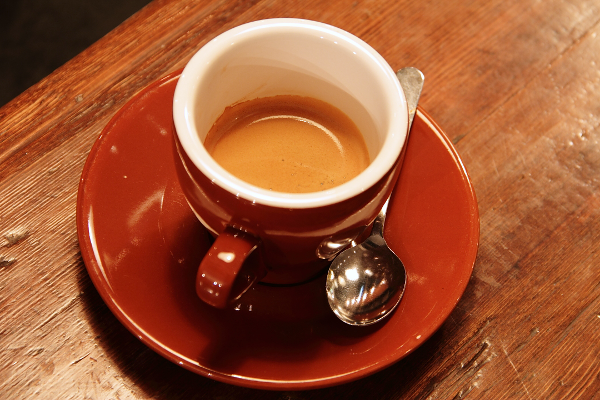
#> input picture skimage.data.coffee(), 600 x 400 px
$ jupyter execute 'CM-Chapitre-1 [Présentation du traitement d'"'"'image et de scikit-image].ipynb'
#> lines starting #> are read from the running program, lines starting #| are printed output that depends on the picture; after the words box and inside, x2 and y2 are one past the last pixel; in counts of white or black regions, pixels touching at a corner belong together
# 📘 Traitement des images
Le traitement d'images est une méthode permettant d'effectuer des opérations sur des images, afin de les améliorer ou d'en extraire des informations utiles, de les analyser et de prendre des décisions.
En quantifiant les informations contenues dans les images, nous pouvons effectuer des calculs. Le traitement d'images est un sous-ensemble de la vision par ordinateur.

### Applications
- Analyse d'images médicales
- Intelligence artificielle
- Restauration et amélioration d'images
- Informatique géospatiale
- Surveillance
- Vision robotique
- Sécurité automobile
- Etc.

### Objectifs
1. Visualisation: d'objets qui ne sont pas visibles,
2. Accentuation et restauration d'images: débruitage d'une image,
3. Recherche d'images: trouver Charlie dans une image,
4. Mesure de surface: mesurer la surface de divers objets dans une image,
5. Reconnaissance d'image: distinguer les objets dans une image.

<br/><br/>

## 📌 Introduction à scikit-image
scikit-image est une bibliothèque de traitement d'images en Python facile à utiliser.
Scikit-image utilise l'apprentissage automatique, des fonctions intégrées et peut effectuer des opérations complexes sur des images.

<br/><br/>

## 📌 Une image ?
Commençons par les images ! Une image numérique est un tableau, ou une matrice, de pixels carrés (éléments d'image) disposés en colonnes et en rangées : en d'autres termes, une matrice bidimensionnelle.

Ces pixels contiennent notamment des données concernant la couleur et l'intensité.
Voici un exemple de la matrice d'une image en niveaux de gris en 2D.
Nous pouvons voir ici que la première image est une image pixellisée. Les chiffres que nous voyons en haut de l'image suivante, à côté de la première, correspondent à l'intensité de chaque pixel de l'image.
Donc au final, une image peut être traitée comme une matrice d'intensités.

## 📌 Des images de scikit-image
Scikit-image fournit quelques images à des fins de test, dans un module appelé data.
Si nous voulons charger l'image colorée d'une fusée, nous pouvons le faire en : important data de skimage. Et ensuite, à partir de data, appeler une méthode nommée rocket.

```python
from skimage import data
rocket_image = data.rocket()
```

<br/>

## 📌 Canaux RGB et images en niveaux de gris
Les images couleur bidimensionnelles sont souvent représentées par des tableaux bidimensionnels à trois couches RGB, où les trois couches représentent les canaux rouge, vert et bleu de l'image.

Les images en niveaux de gris n'ont que des nuances de noir et de blanc.
Souvent, l'intensité des niveaux de gris est stockée sous la forme d'un nombre entier de 8 bits, ce qui donne 256 niveaux de gris différents possibles (de 0 à 255).
Les images en niveaux de gris ne contiennent de fait pas d'informations sur les couleurs.

<br/>

## 📌 Canaux RGB et images en niveaux de gris
Les images RGB ont trois canaux de couleur, tandis que les images en niveaux de gris ont un seul canal.
Nous pouvons convertir une image avec des canaux RGB en niveaux de gris en utilisant la fonction rgb2gray() fournie dans le module de couleur.
Nous pouvons également transformer les niveaux de gris en RGB en utilisant gray2rgb().
```python
from skimage import color
grayscale = color.rgb2gray(original)
rgb = color.gray2rgb(grayscale)
```

##### Importation des librairies

[cell 1]
import numpy as np
import matplotlib.pyplot as plt

def show_image(image, title='Image', cmap_type='gray'):
    plt.imshow(image, cmap=cmap_type)
    plt.title(title)
    plt.axis('off')

## 📝Cette image est-elle monochrome ou couleur ?

Quelle est la différence entre les deux images affiché ci-dessus ?

[cell 2]
from skimage import data

coffee_image = data.coffee()
#> coffee_image is the input picture: shape (400, 600, 3); mean R, G, B 158.6, 85.8, 51.5
coins_image = data.coins()
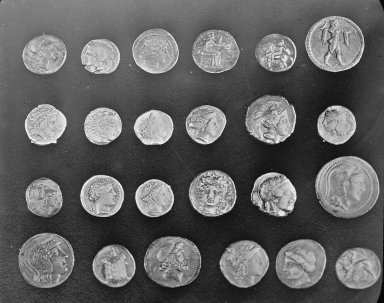
#> input picture skimage.data.coins(), 384 x 303 px
#> coins_image is the input picture: shape (303, 384); min 1, max 252, mean 96.9

[cell 3]
coffee_image.shape
#> Out = (400, 600, 3)

[cell 4]
coins_image.shape
#> Out = (303, 384)

## 📝RGB vers monochrome
Dans cet exercice, nous allons charger une image à partir des données du module scikit-image et la rendre en niveaux de gris, puis comparer les deux dans la sortie.

[cell 5]
from skimage import color

# Chargement de l'image de la fusée
rocket = data.rocket()
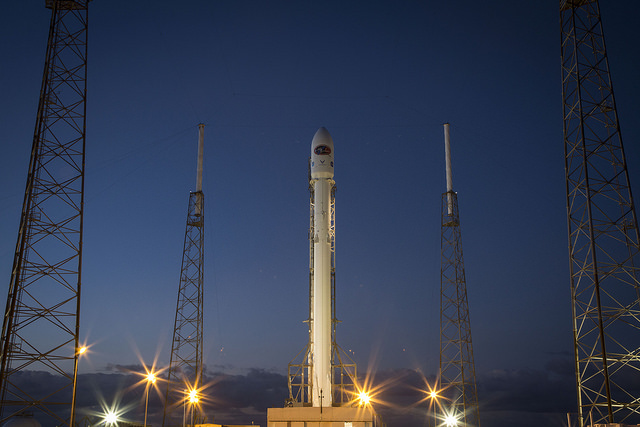
#> input picture skimage.data.rocket(), 640 x 427 px
#> rocket is the input picture: shape (427, 640, 3); mean R, G, B 52.3, 61.3, 82.3

# Convertir l'image en niveaux de gris
gray_scaled_rocket = color.rgb2gray(rocket)

# Afficher l'image originale
show_image(rocket, 'Image RGB originale');

[cell 6]
show_image(gray_scaled_rocket, 'Image en niveaux de gris')

<br/><br/>

# 📘 NumPy pour les images
Avec NumPy, nous pouvons mettre en pratique des techniques simples de traitement d'images, comme le retournement d'images, l'extraction de caractéristiques et leur analyse.

## 📌 Images en tant que NdArrays
Imaginons que nous ayons une image et que nous la chargions en utilisant la fonction imread() de matplotlib.
Si vous vérifiez son type, en utilisant la fonction python type(), vous pouvez voir qu'il s'agit d'un objet numpy ndarray.
Comme les images peuvent être représentées par des tableaux multidimensionnels NumPy (ou "NdArrays"), les méthodes NumPy de manipulation des tableaux fonctionnent bien sur ces images.

```python
# Chargement de l'image avec Matplotlib
madrid_image = plt.imread('data/CM_SampleImages/Chapter1/madrid.png')
type(madrid_image)
```

<code> class 'numpy.ndarray'  </code>

## 📌 NumPy
Une image couleur est un tableau NumPy avec une troisième dimension pour les canaux de couleur.
Nous pouvons découper le tableau multidimensionnel et obtenir ces canaux séparément (slicing).

### Color
```python
# Obtention des valeurs rouges de l'image
red = image[:, :, 0]
# Obtention des valeurs vertes de l'image
green = image[:, :, 1]
# Obtention des valeurs de bleu de l'image
blue = image[:, :, 2]
```

```python
plt.imshow(red, cmap="gray")
plt.title('Rouge')
plt.axis('off')
plt.show()
```

### Dimensions
Tout comme avec les tableaux NumPy, nous pouvons obtenir la forme des images.
Cette image de Madrid mesure 426 pixels de haut et 640 pixels de large.
Elle possède trois couches pour la représentation des couleurs : c'est une image RGB.
Elle a donc une forme de (426, 640, 3).
```python
# Accès à la dimension de l'image
madrid_image.shape
```
<code>(426, 640, 3)</code>

### Tailles
Et un nombre total de pixels de 817920.
```python
# Accès à la taille de l'image
madrid_image.size
```
<code>817920</code>

### Retournement d'une image : verticalement
Nous pouvons retourner l'image verticalement en utilisant la méthode flipud().
Comme vous l'avez vu dans la section précédente, nous utilisons la fonction show_image() pour afficher une image.

[cell 7]
madrid_image = plt.imread("data/CM_SampleImages/Chapter1/madrid.png")
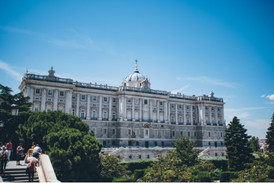
#> input picture data/CM_SampleImages/Chapter1/madrid.png, 274 x 183 px, shrunk from 526 x 351 before the run
#> madrid_image is the input picture: shape (183, 274, 4) float32; mean R, G, B, A 0.335, 0.51, 0.601, 1

# Retournement vertical de l'image
vertically_flipped = np.flipud(madrid_image)
show_image(vertically_flipped, 'Image retournée verticalement')

### Retournement horizontal de l'image :
Nous pouvons retourner l'image horizontalement à l'aide de la méthode fliplr().

[cell 8]
# Retournement horizontal de l'image
horizontally_flipped = np.fliplr(madrid_image)
show_image(horizontally_flipped, 'Image retournée horinzontalement')

<br/></br>

## 📌 Histogramme
Un histogramme d'image est une distribution de valeurs en niveaux de gris montrant la fréquence d'occurrence de chaque valeur en niveaux de gris.
Pour une image de 1024 × 1024 × 8 bits, l'abscisse va de 0 à 255 ; le nombre total de pixels est égal à 1024 × 1024.

### Applications des histogrammes
- Analyse
- Seuillage
- Luminosité et contraste
- Égalisation d'une image

### Histogrammes dans Matplotlib
Matplotlib possède une méthode d'histogramme.
Elle prend un tableau d'entrée (fréquence) et le nombre de cases comme paramètres.
Nous obtenons le canal de couleur rouge de l'image en la découpant (slicing).
Nous utilisons ensuite la fonction histogramme.
On utilise ravel pour obtenir un tableau continu aplati à partir des valeurs de couleur de l'image, dans ce cas le rouge.
En entrée de la fonction de calcul d'histogramme on passe ainsi le tableau des pixels rouges applati et les bins comme paramètres.
Nous définissons les bins à 256 parce que nous allons montrer le nombre de pixels pour chaque valeur de pixel, c'est-à-dire de 0 à 255.
Cela signifie que vous avez besoin de 256 valeurs pour afficher l'histogramme.

```python
# Couleur rouge de l'image
red = image[:, :, 0]
# Obtenir l'histogramme rouge
plt.hist(red.ravel(), bins=256)
```

### Visualisation d'histogrammes avec Matplotlib
Donc pour l'afficher, une fois que nous obtenons la couleur bleue de l'image et utilisons la méthode hist, en passant le tableau et les bins à mettre dans le graphique. Tracez-le en utilisant plt.show()

```python
blue = image[:, :, 2]
plt.hist(blue.ravel(), bins=256)
plt.title('Histogramme des bleus')
plt.show()
```

## 📝Retournement
Pour faire une farce, quelqu'un a retourné l'image d'un album photo d'un voyage à Séville, à l'envers et à l'endroit !
Maintenant, nous devons redresser l'image en la retournant.

À l'aide des méthodes NumPy apprises dans le cours, retournez l'image horizontalement et verticalement. Affichez ensuite l'image corrigée à l'aide de la fonction show_image().

[cell 9]
flipped_seville = plt.imread('data/CM_SampleImages/Chapter1/sevilleup.jpg')
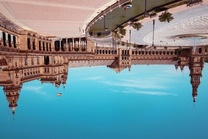
#> input picture data/CM_SampleImages/Chapter1/sevilleup.jpg, 208 x 139 px, shrunk from 400 x 267 before the run
#> flipped_seville is the input picture: shape (139, 208, 3); mean R, G, B 113.5, 143, 151.2

# Flip the image vertically
seville_vertical_flip = np.flipud(flipped_seville)

# Flip the previous image horizontally
seville_horizontal_flip = np.fliplr(seville_vertical_flip)

# Show the resulting image
show_image(seville_horizontal_flip, 'Seville')

## 📝 Histogrammes
Dans cet exercice, vous allez analyser la quantité de rouge dans l'image.
Pour ce faire, l'histogramme du canal rouge sera calculé pour l'image montrée ci-dessous.
L'extraction d'informations à partir d'images est une partie fondamentale de l'amélioration d'images.
Ainsi, vous pouvez équilibrer le rouge et le bleu pour rendre l'image plus froide ou plus chaude.

Vous utiliserez hist() pour afficher les 256 intensités différentes de la couleur rouge.
Et ravel() pour faire de ces valeurs de couleur un tableau à une seule dimension.

[cell 10]
image = plt.imread('data/CM_SampleImages/Chapter1/portrait.png')
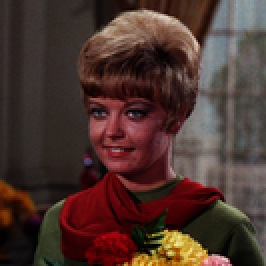
#> input picture data/CM_SampleImages/Chapter1/portrait.png, 133 x 133 px, shrunk from 256 x 256 before the run (shown 2 times larger)
#> image is the input picture: shape (133, 133, 3) float32; mean R, G, B 0.297, 0.206, 0.182

# Obtain the red channel
red_channel = image[:, :, 0]

# Plot the the red histogram with bins in a range of 256
plt.hist(red_channel.ravel(), bins=256, color='red');

# Set title
plt.title('Histograme des rouges');
#> figure, not shown here; tallest bar 351 high, from x = 0.199 to 0.203

<br/><br/>

# 📘 Seuillage
Le seuillage est utilisé pour séparer l'arrière-plan et le premier plan des images en niveaux de gris, en les rendant essentiellement noires et blanches.
Nous comparons chaque pixel à une valeur seuil donnée.
Si le pixel est inférieur à cette valeur, nous le rendons blanc. Si elle est supérieure, nous le rendons noir.

Le seuillage est la méthode la plus simple de segmentation d'images, un sujet que nous aborderons plus en détail par la suite. Le seuillage nous permet d'isoler des éléments et est utilisé dans la détection d'objets, la reconnaissance faciale et d'autres applications.

Il fonctionne mieux dans les images en niveaux de gris à fort contraste.
Pour seuiller des images en couleur, nous devons d'abord les convertir en niveaux de gris.

## 📌 Mise en application
Une fois l'image chargée, nous devons définir la valeur du seuil.
Nous la fixons temporairement à 127, point médian entre 0 et 255.
Nous appliquons le seuillage à une image en utilisant l'opérateur '>' suivi par la valeur du seuil.
Enfin, nous affichons l'image seuillée en utilisant show_image().

##### Thresholding
```python
#Obtain the optimal threshold value
thresh = 127

# Apply thresholding to the image
binary = image > thresh

# Show the original and thresholded
show_image(image, 'Originale')
show_image(binary, 'Seuillée')
```

##### Thresholding-Inverted
```python
#Obtain the optimal threshold value
thresh = 127

# Apply thresholding to the image
inverted_binary = image <= thresh

# Show the original and thresholded
show_image(image, 'Originale')
show_image(inverted_binary, 'Seuillée')
```

<br/><br/>

## 📌Catégories
- **Global ou basé sur l'histogramme:** bon pour les arrière-plans uniformes
- **Local ou adaptatif:** pour un éclairage de fond irrégulier

**Note:** Le seuillage local est plus lent que le seuillage global.

### Essai de plusieurs algorithmes de seuillage
```python
from skimage.filters import try_all_threshold

# Obtenir toutes les images résultantes
fig, ax = try_all_threshold(image, verbose=False)

# Afficher les tracés résultants
show_plot(fig, ax)
```

## 📌 Valeur de seuillage optimale
Lorsque l'arrière-plan d'une image semble uniforme, le seuillage global fonctionne le mieux.
Auparavant, nous avons fixé arbitrairement la valeur du seuil, mais nous pouvons aussi calculer la valeur optimale.
Pour cela, nous importons la fonction threshold_otsu() du module filters.
Ensuite, nous obtenons la valeur optimale du seuil global en appelant cette fonction.
Appliquer le seuil local à l'image.

#### Global (Uniform background)
```python
# Importer la fonction de seuil otsu
from skimage.filters import threshold_otsu

# Obtenir la valeur optimale du seuil
thresh = threshold_otsu(image)

# Appliquer le seuillage à l'image
binary_global = image > thresh

# Afficher l'image originale et l'image binarisée
show_image(image, 'Originale')
show_image(binary_global, 'Seuillage global')
```
Si l'image n'a pas un contraste élevé ou si l'arrière-plan est irrégulier, le seuillage local donne de meilleurs résultats.
Importez la fonction threshold_local(), également issue des filtres. Avec cette fonction, nous calculons les seuils dans de petites régions de pixels entourant chaque pixel que nous binarisons. Nous devons donc spécifier une taille de bloc pour entourer chaque pixel: également connu sous le nom de voisinages locaux.
Et un offset optionnel, qui est une constante soustraite de la moyenne des blocs pour calculer la valeur du seuil local.

#### Local (fond irrégulier)
```python
# Importez la fonction de seuil local
from skimage.filters import threshold_local

# Définir la taille du bloc à 35
block_size = 35

# Obtenir le seuillage local optimal
local_thresh = threshold_local(text_image, block_size, offset=10)

# Appliquer le seuillage local et obtenir l'image binaire
binary_local = text_image > local_thresh

# Afficher l'image originale et l'image binarisée
show_image(image, 'Originale')
show_image(binary_local, 'Seuillage local')
```

## 📝 Application du seuillage global
Appliquer un seuillage global Dans cet exercice, vous allez transformer une photographie en binaire afin de pouvoir séparer le premier plan de l'arrière-plan.

Pour ce faire, vous devez importer les modules requis, charger l'image, obtenir la valeur de seuillage optimale en utilisant <code>threshold_otsu()</code> et l'appliquer à l'image.

Vous verrez l'image binarisée résultante lorsque vous utiliserez la fonction <code>show_image()</code>, expliquée précédemment.

[cell 11]
from skimage.filters import threshold_otsu

chess_pieces_image = plt.imread('data/CM_SampleImages/Chapter1/bw.jpg')
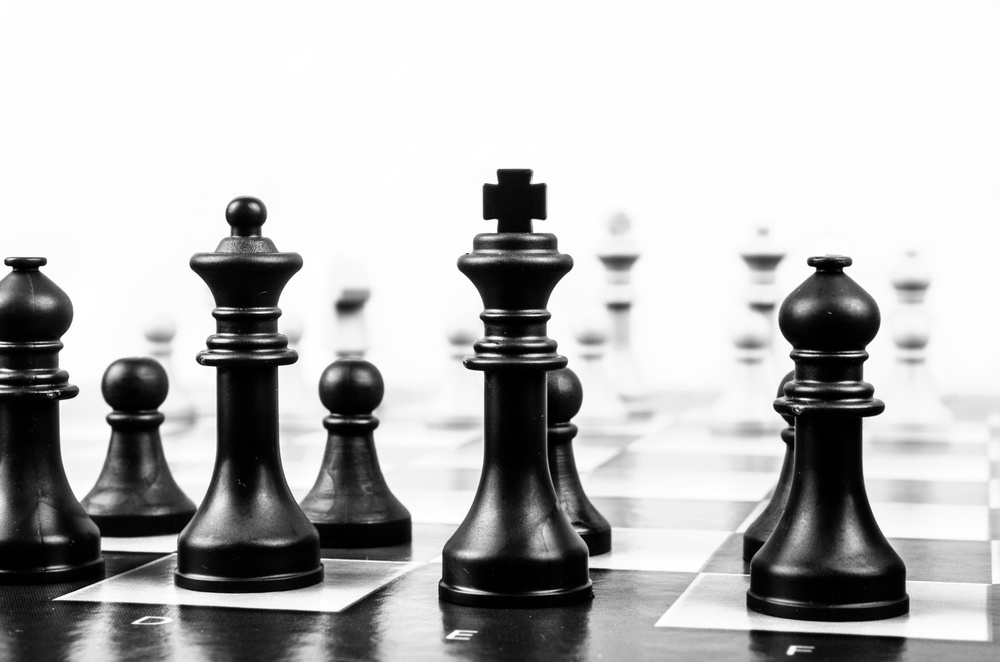
#> input picture data/CM_SampleImages/Chapter1/bw.jpg, 1000 x 662 px, shrunk from 1920 x 1271 before the run
#> chess_pieces_image is the input picture: shape (662, 1000, 3); min 0, max 255, mean 185.6

# Rendre l'image en niveaux de gris en utilisant rgb2gray
chess_pieces_image_gray = color.rgb2gray(chess_pieces_image)

# Obtenir la valeur de seuil optimale avec otsu
thresh = threshold_otsu(chess_pieces_image_gray)
#> thresh = 0.553

# Appliquer le seuillage à l'image
binary = chess_pieces_image_gray > thresh
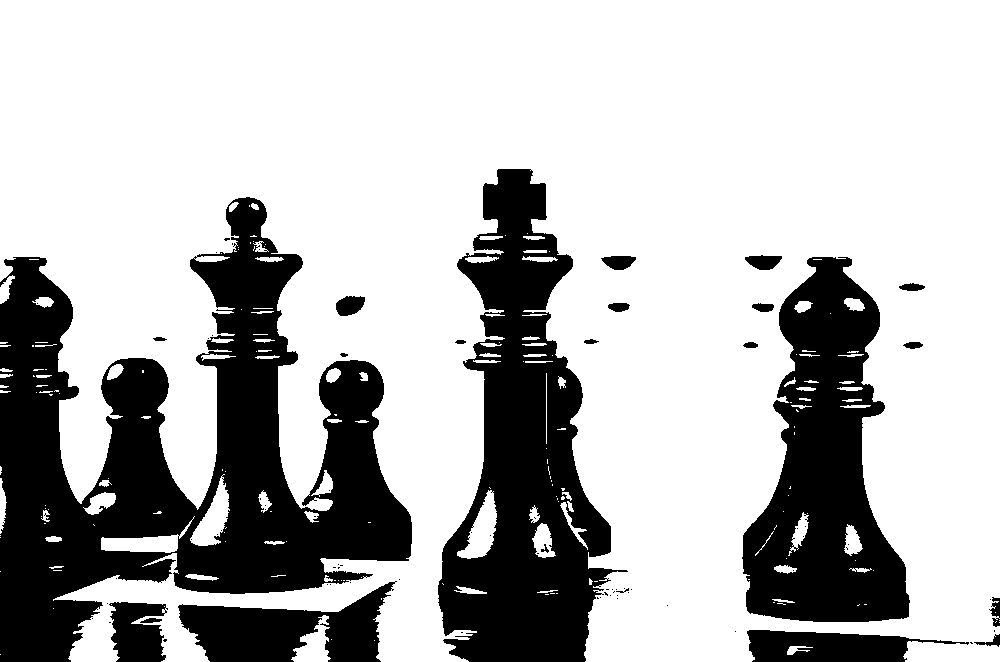
#> binary: shape (662, 1000) bool; 72% white; 81 black regions (58 under 20 px), largest, box (x1, y1, x2, y2) and area: (0, 197, 412, 662) 84422, (438, 169, 628, 662) 46653, (742, 257, 910, 622) 34860

# Afficher l'image
show_image(binary, 'Binary image')

<br/><br/>

## 📝 Quand le fond n'est pas si évident
Parfois, il n'est pas si évident d'identifier l'arrière-plan.
Si l'arrière-plan de l'image est relativement uniforme, vous pouvez utiliser une valeur de seuil globale comme nous l'avons pratiqué auparavant, en utilisant <code>threshold_otsu()</code>.
Cependant, s'il y a un éclairage de fond inégal, le seuillage adaptatif <code>threshold_local()</code> (a.k.a. seuillage local) peut produire de meilleurs résultats.

Dans cet exercice, vous allez comparer les deux types de méthodes de seuillage (global et local) pour trouver la meilleure méthode.

[cell 12]
page_image = plt.imread('data/CM_SampleImages/Chapter1/text_page.png')
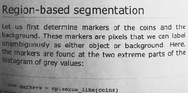
#> input picture data/CM_SampleImages/Chapter1/text_page.png, 188 x 93 px, shrunk from 360 x 178 before the run
#> page_image is the input picture: shape (93, 188, 4) float32; mean R, G, B, A 0.671, 0.671, 0.671, 1

# Rendre l'image en niveaux de gris en utilisant rgb2gray
page_image = color.rgb2gray(color.rgba2rgb(page_image))
#> page_image: shape (93, 188) float32

# Obtenir la valeur de seuil globale otsu optimale
global_thresh = threshold_otsu(page_image)
#> global_thresh = 0.638

# Obtenir l'image binaire en appliquant un seuillage global
binary_global = page_image > global_thresh
#> binary_global: shape (93, 188) bool; 59% white; 81 black regions (54 under 20 px), largest, box (x1, y1, x2, y2) and area: (0, 0, 115, 93) 5602, (82, 25, 109, 31) 96, (65, 33, 92, 40) 96

# Afficher l'image binaire obtenue
show_image(binary_global, 'Seuillage global')

[cell 13]
from skimage.filters import threshold_local

# Définissez la taille du bloc sur 35
block_size = 35

# Obtenir le seuillage local optimal
local_thresh = threshold_local(page_image, block_size, offset=0.1)

# Obtenir l'image binaire en appliquant un seuillage local
binary_local = page_image > local_thresh
#> binary_local: shape (93, 188) bool; 86% white; black in thin lines or dots

# Affichage de l'image binaire
show_image(binary_local, 'Seuillage local')

<br/><br/>

## 📝 Test d'autres méthodes
En fait, scikit-image nous fournit une fonction pour vérifier plusieurs méthodes et voir par nous-mêmes quelle est la meilleure option. Elle renvoie une figure comparant les résultats de différentes méthodes de seuillage global.

[cell 14]
from skimage.filters import try_all_threshold

fruits_image = plt.imread('data/CM_SampleImages/Chapter1/fruits-2.jpg')
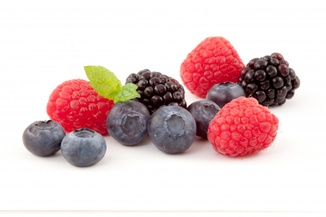
#> input picture data/CM_SampleImages/Chapter1/fruits-2.jpg, 326 x 217 px, shrunk from 626 x 417 before the run
#> fruits_image is the input picture: shape (217, 326, 3); mean R, G, B 223.3, 201.1, 201.4

# Transformation de fruits_image en niveaux de gris
grayscale = color.rgb2gray(fruits_image)

# Utilisation de la méthode try_all_threshold sur l'image en niveaux de gris résultante
fig, ax = try_all_threshold(grayscale, verbose=False);
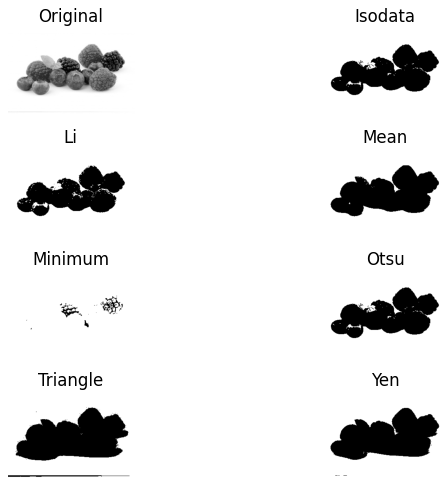
#> figure drawn by matplotlib, 8 panels
